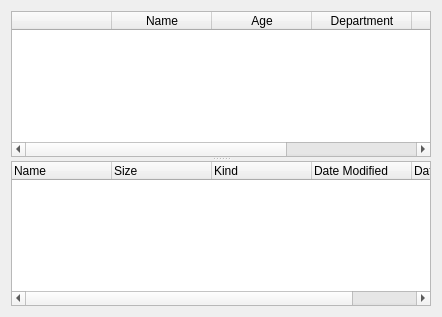
<?xml version="1.0" encoding="UTF-8"?>
<ui version="4.0">
 <class>FileBrowser</class>
 <widget class="QWidget" name="FileBrowser">
  <property name="geometry">
   <rect>
    <x>0</x>
    <y>0</y>
    <width>442</width>
    <height>317</height>
   </rect>
  </property>
  <property name="windowTitle">
   <string>Form</string>
  </property>
  <layout class="QGridLayout" name="gridLayout">
   <item row="0" column="0">
    <widget class="QSplitter" name="splitter">
     <property name="orientation">
      <enum>Qt::Vertical</enum>
     </property>
     <widget class="QTableWidget" name="userTableView">
      <column>
       <property name="text">
        <string/>
       </property>
      </column>
      <column>
       <property name="text">
        <string>Name</string>
       </property>
      </column>
      <column>
       <property name="text">
        <string>Age</string>
       </property>
      </column>
      <column>
       <property name="text">
        <string>Department</string>
       </property>
      </column>
      <column>
       <property name="text">
        <string>Course</string>
       </property>
      </column>
      <column>
       <property name="text">
        <string>Section</string>
       </property>
      </column>
     </widget>
     <widget class="QTreeWidget" name="itemsTreeView">
      <column>
       <property name="text">
        <string>Name</string>
       </property>
      </column>
      <column>
       <property name="text">
        <string>Size</string>
       </property>
      </column>
      <column>
       <property name="text">
        <string>Kind</string>
       </property>
      </column>
      <column>
       <property name="text">
        <string>Date Modified</string>
       </property>
      </column>
      <column>
       <property name="text">
        <string>Data Created</string>
       </property>
      </column>
     </widget>
    </widget>
   </item>
  </layout>
 </widget>
 <resources/>
 <connections/>
</ui>
